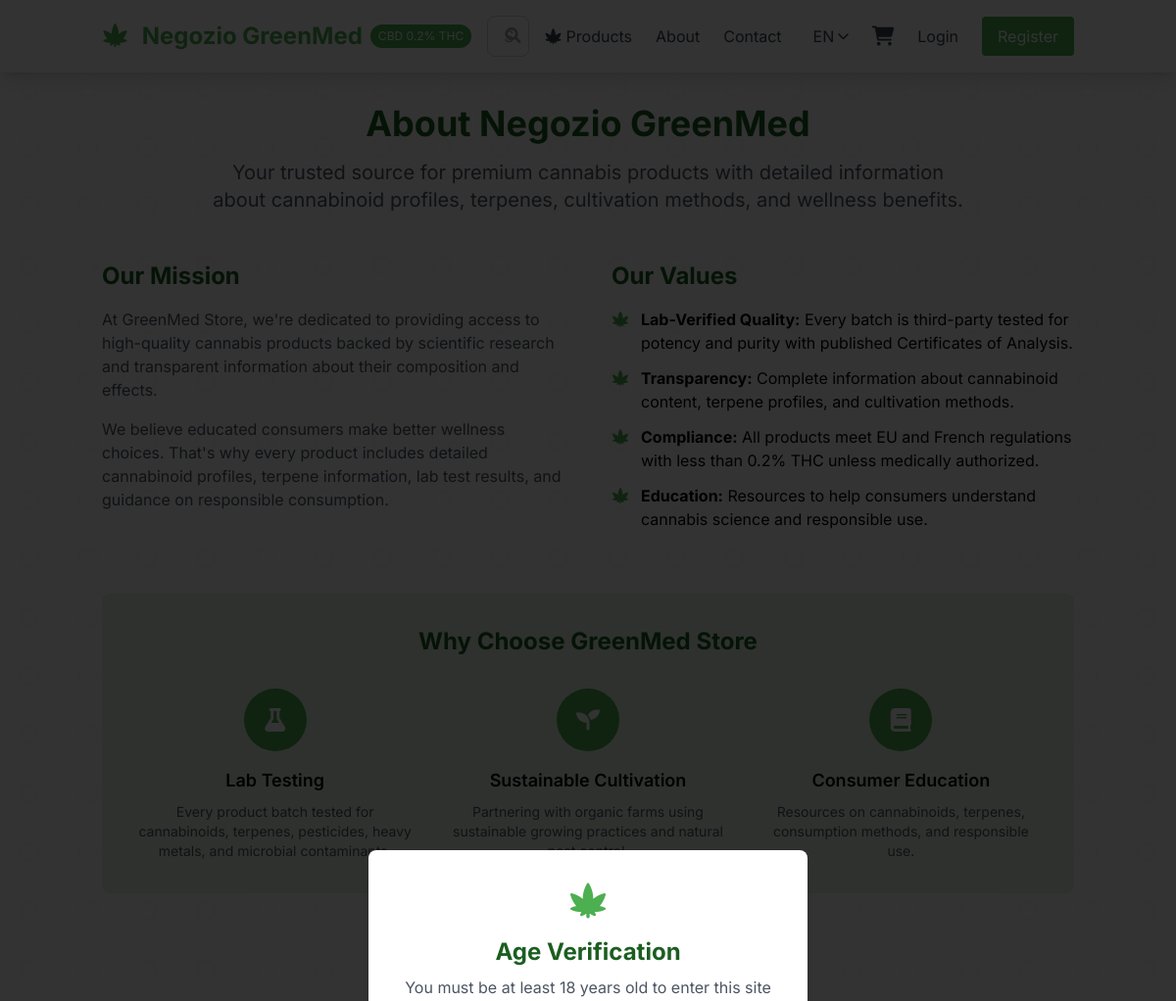
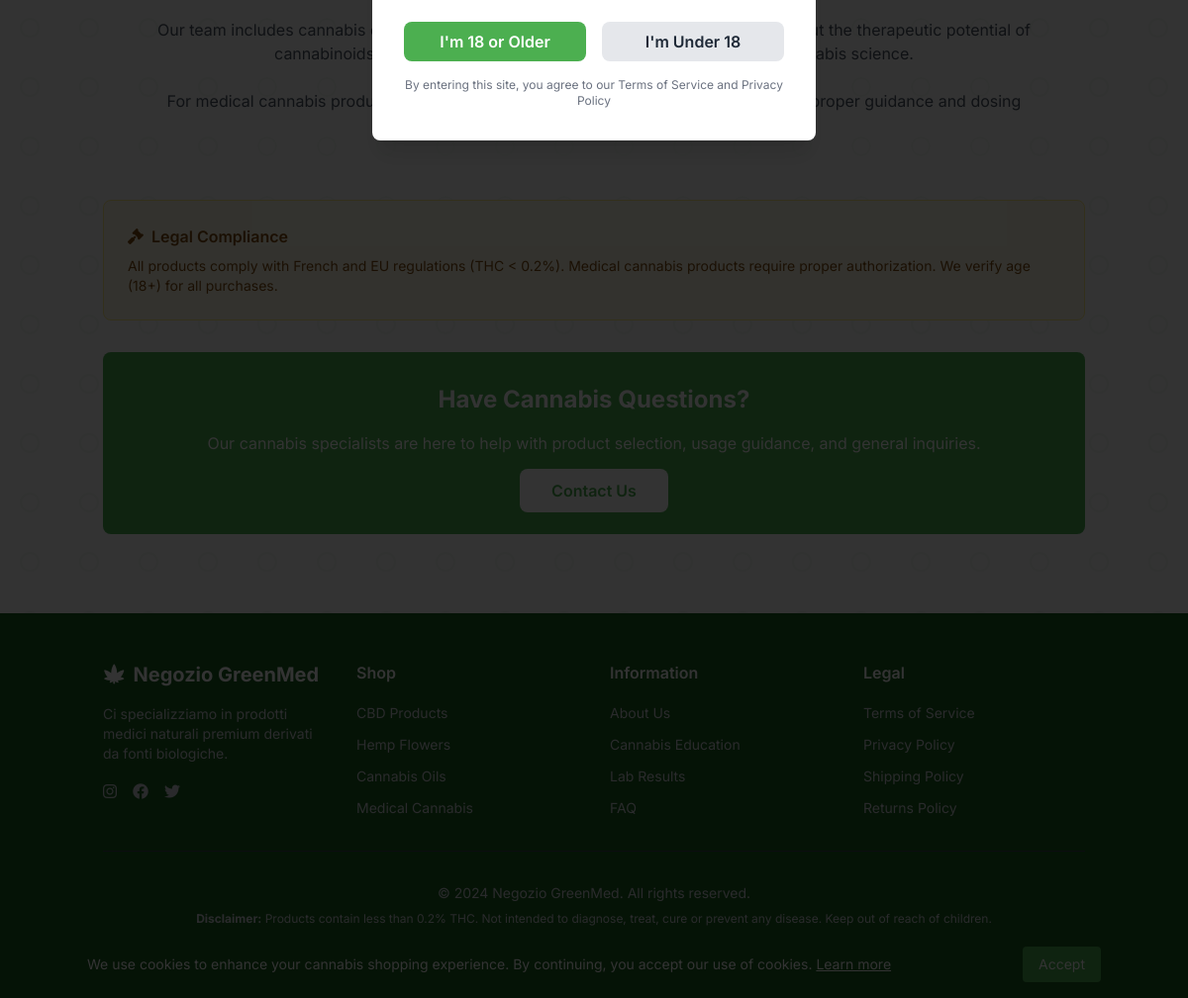
/about/, run on an earlier commit of the app's database (2 pictures, top to bottom).
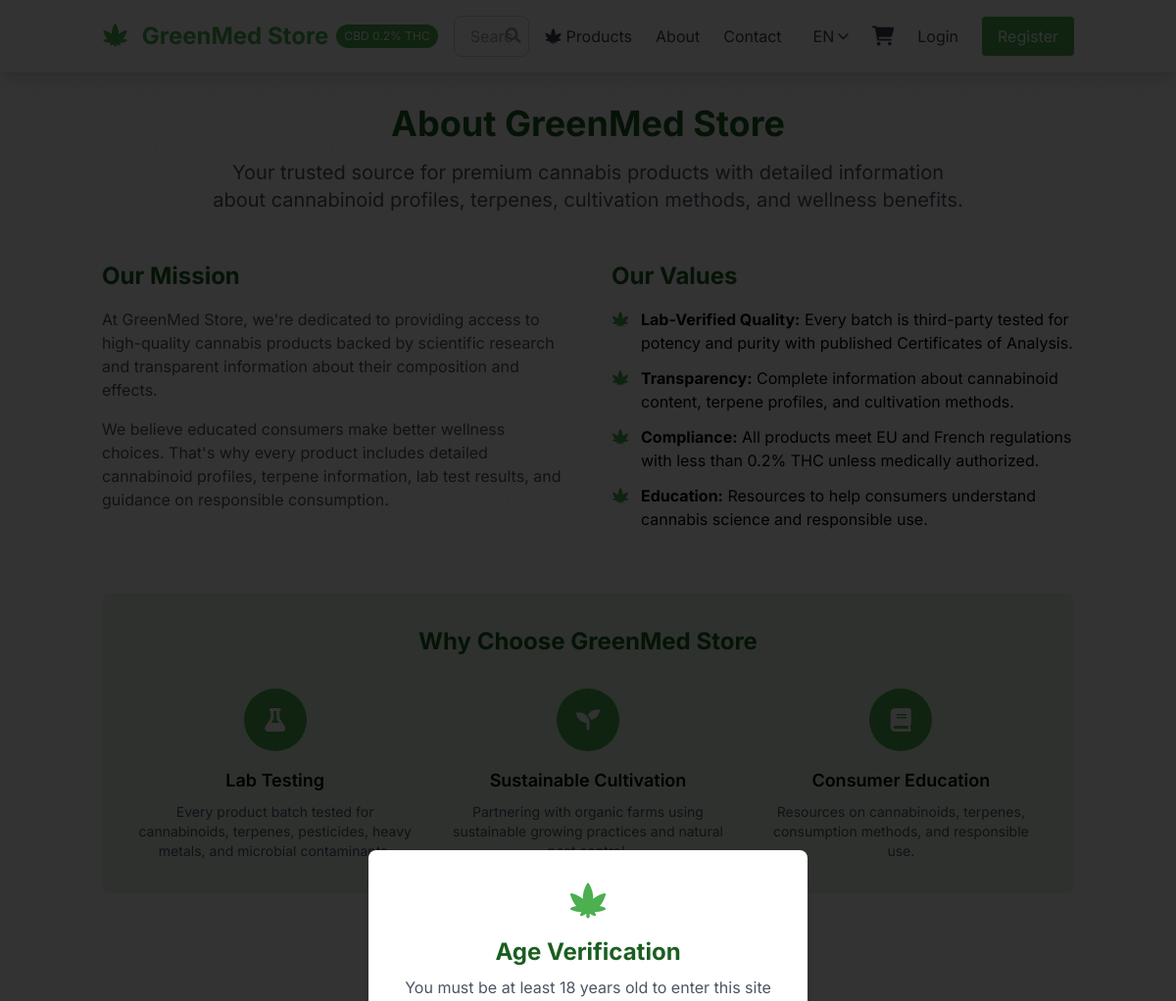
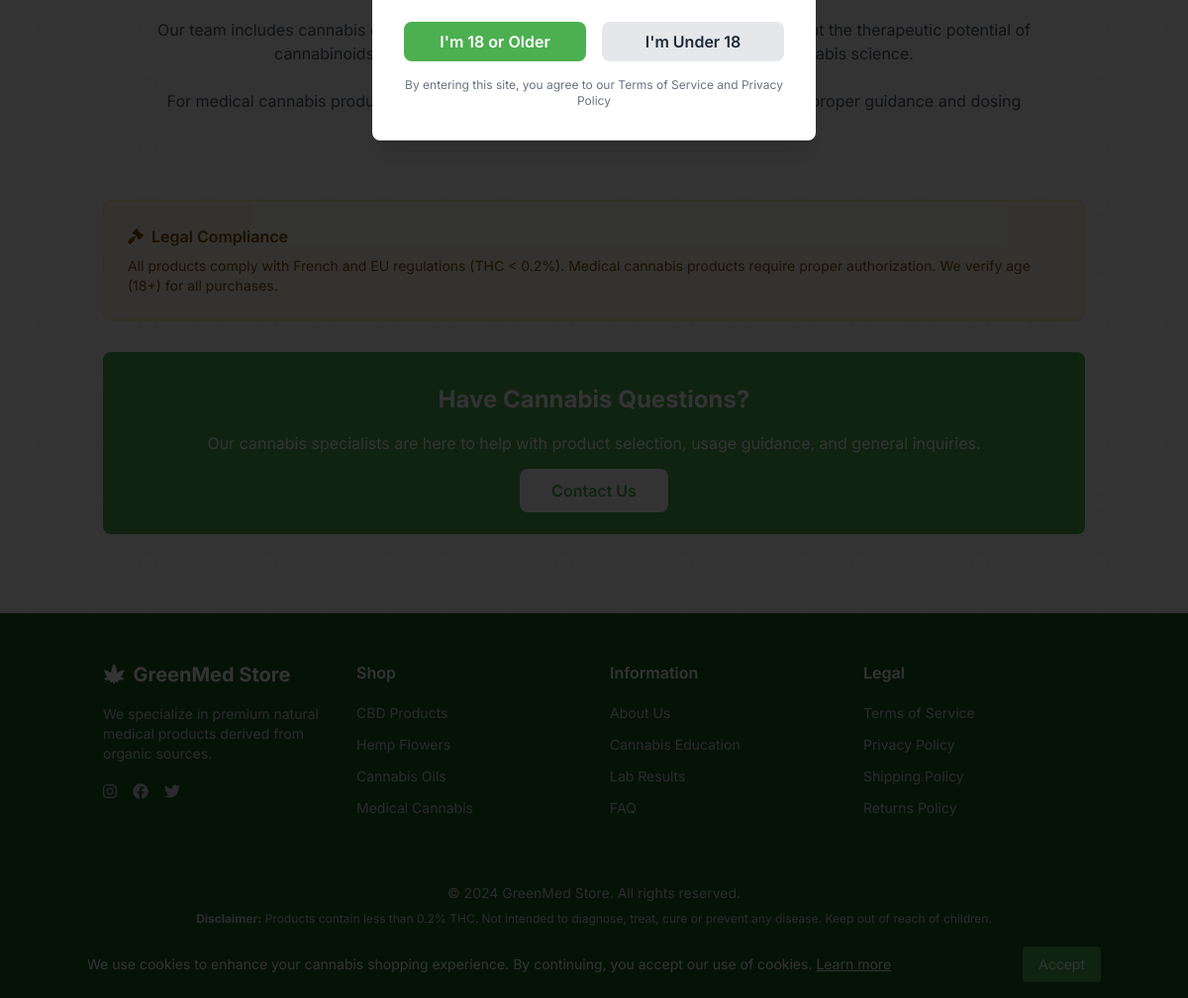
And on a later commit of the database (2 pictures, top to bottom).
### pages/models.py (models this page shows, shortened)
class SiteSettings(models.Model):
    site_name = models.CharField(_('Site Name'), max_length=100, default='GreenMed Store')
    tagline = models.CharField(_('Tagline'), max_length=200, default='Premium Natural Medical Products')
    email = models.EmailField(_('Email'), default='info@greenmedstore.com')
    phone = models.CharField(_('Phone'), max_length=20, default='+33 1 23 45 67 89')
    address = models.TextField(_('Address'), default='Paris, France')
    facebook_url = models.URLField(_('Facebook URL'), blank=True)
    twitter_url = models.URLField(_('Twitter URL'), blank=True)
    instagram_url = models.URLField(_('Instagram URL'), blank=True)
    business_hours = models.TextField(_('Business Hours'), default='Mon-Fri: 9:00-18:00\nSat: 10:00-16:00\nSun: Closed')
    about_text = models.TextField(_('About Text'), default='We specialize in premium natural medical products derived from organic sources.')
    privacy_policy = models.TextField(_('Privacy Policy'), blank=True)
    terms_of_service = models.TextField(_('Terms of Service'), blank=True)
    class Meta:
        verbose_name = _('Site Settings')
        verbose_name_plural = _('Site Settings')
    @classmethod
    def get_settings(cls):
        settings, created = cls.objects.get_or_create(pk=1)
        return settings

### pages/views.py (the view)
# urls.py: path('about/', views.about, name='about'),
def about(request):
    return render(request, 'pages/about.html')

### cart/cart.py (called while the page is built)
    def __len__(self):
        return sum(item['quantity'] for item in self.cart.values())

### cart/context_processors.py (called while the page is built)
def cart(request):
    return {'cart': Cart(request)}

### pages/context_processors.py (called while the page is built)
def site_settings(request):
    return {'site_settings': SiteSettings.get_settings()}

### templates/pages/about.html (shortened to what the changed rows need)
{% extends 'base.html' %}
{% block content %}
{% load i18n %}
<div class="container mx-auto px-4 py-8">
    <div class="text-center mb-12">
        <h1 class="text-4xl font-bold text-cannabis-dark mb-4">{% trans "About"%} {{ site_settings.site_name }}</h1>
        <p class="text-xl text-gray-600 max-w-3xl mx-auto">
            {% trans "Your trusted source for premium cannabis products with detailed information about cannabinoid profiles, terpenes, cultivation methods, and wellness benefits." %}
        </p>
    </div>
    <div class="grid grid-cols-1 lg:grid-cols-2 gap-12 mb-16">
        <div>
            <h2 class="text-2xl font-bold text-cannabis-dark mb-4">{% trans "Our Mission" %}</h2>
        </div>
        <div>
            <h2 class="text-2xl font-bold text-cannabis-dark mb-4">{% trans "Our Values" %}</h2>
        </div>
    </div>
    <div class="bg-cannabis-light rounded-lg p-8 mb-16 border border-cannabis-light">
        <h2 class="text-2xl font-bold text-center text-cannabis-dark mb-8">{% trans "Why Choose GreenMed Store" %}</h2>
    </div>
    <div class="text-center mb-16">
        <h2 class="text-2xl font-bold text-cannabis-dark mb-8">{% trans "Our Cannabis Expertise" %}</h2>
    </div>
    <div class="bg-cannabis-green text-white rounded-lg p-8 text-center">
        <h2 class="text-2xl font-bold mb-4">{% trans "Have Cannabis Questions?" %}</h2>
    </div>
</div>
{% endblock %}

### templates/base.html (shortened to what the changed rows need)
{% load static %}
{% load i18n %}
<!DOCTYPE html>
<html lang="{{ LANGUAGE_CODE }}">
<head>
    <script src="https://cdn.tailwindcss.com"></script>
    <link rel="stylesheet" href="https://cdnjs.cloudflare.com/ajax/libs/font-awesome/6.0.0/css/all.min.css">
</head>
<body class="bg-white font-sans cannabis-leaf-pattern text-primary">
    <div id="age-verification" class="fixed inset-0 z-50 flex items-center justify-center age-gate hidden">
        <div class="bg-white rounded-lg shadow-xl p-6 sm:p-8 max-w-md mx-4">
            <div class="text-center mb-4 sm:mb-6">
                <h2 class="text-xl sm:text-2xl font-bold text-cannabis-dark">{% trans "Age Verification" %}</h2>
            </div>
        </div>
    </div>
    <nav class="bg-white shadow-lg sticky top-0 z-40">
        <div class="container mx-auto px-4">
            <div class="flex justify-between items-center py-3 sm:py-4">
                <div class="flex items-center">
                    <a href="{% url 'pages:home' %}" class="text-xl sm:text-2xl font-bold text-cannabis-green hover:text-cannabis-dark transition-colors">
                        <i class="fas fa-cannabis mr-1 sm:mr-2"></i>
                        <span class="hidden xs:inline">{{ site_settings.site_name }}</span>
                    </a>
                </div>
                            {% get_available_languages as LANGUAGES %}
                            {% get_language_info_list for LANGUAGES as languages %}
            </div>
        </div>
                        {% get_available_languages as LANGUAGES %}
                        {% get_language_info_list for LANGUAGES as languages %}
    </nav>
    <main class="text-primary">
        {% block content %}{% endblock %}
    </main>
    <footer class="bg-cannabis-dark text-white mt-12">
        <div class="container mx-auto px-4 py-8 sm:py-12">
            <div class="grid grid-cols-1 sm:grid-cols-2 lg:grid-cols-4 gap-6 sm:gap-8">
                <div>
                    <h3 class="text-lg sm:text-xl font-bold mb-3 sm:mb-4">
                        <i class="fas fa-cannabis mr-2"></i>{{ site_settings.site_name }}
                    </h3>
                    <p class="text-xs sm:text-sm text-gray-300">
                        {{ site_settings.about_text }}
                    </p>
                    <div class="mt-3 sm:mt-4 flex space-x-3 sm:space-x-4">
                        <a href="#" class="text-gray-300 hover:text-white"><i class="fab fa-instagram"></i></a>
                        <a href="#" class="text-gray-300 hover:text-white"><i class="fab fa-facebook"></i></a>
                        <a href="#" class="text-gray-300 hover:text-white"><i class="fab fa-twitter"></i></a>
                    </div>
                </div>
            </div>
            <div class="border-t border-gray-700 mt-6 sm:mt-8 pt-6 sm:pt-8 text-center text-gray-300">
                <p class="text-xs sm:text-sm">&copy; 2024 {{ site_settings.site_name }}. {% trans "All rights reserved." %}</p>
                <p class="mt-2 text-xs">
                    <strong>{% trans "Disclaimer:" %}</strong> {% trans "Products contain less than 0.2% THC. Not intended to diagnose, treat, cure or prevent any disease. Keep out of reach of children." %}
                </p>
                <p class="mt-2 text-2xs sm:text-xs">
                </p>
            </div>
        </div>
    </footer>
</body>
</html>

What changed in the data, as far as the page shows it:
changed SiteSettings: site_name "Negozio GreenMed" → "GreenMed Store"; about_text "Ci specializziamo in prodotti medici naturali premium derivati da fonti biologiche." → "We specialize in premium natural medical products derived from organic sources."
